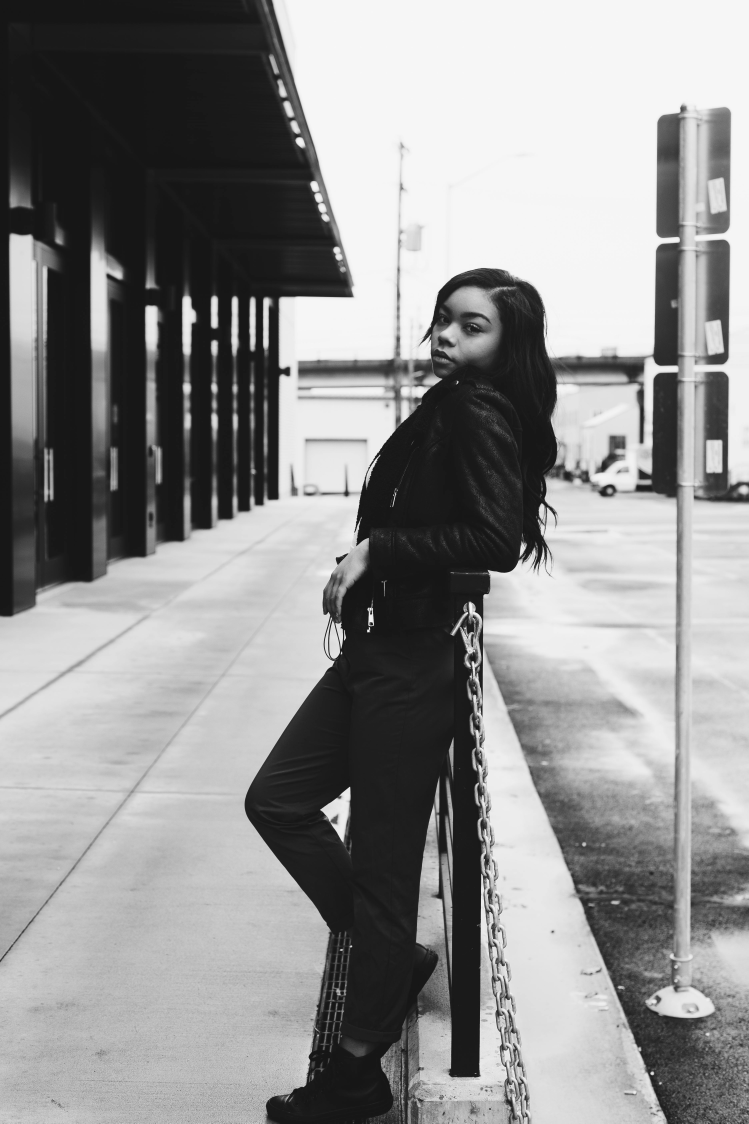
#> input picture New folder/11.jpg, 3744 x 5616 px, found by its file name (shown at 1/5 size); the run also reads 1 picture not shown here
$ python 'BitwiseOpeartions on image.py'
#> lines starting #> are read from the running program, lines starting #| are printed output that depends on the picture
import cv2
import numpy as np
import os

print("AND operation")

img1=cv2.imread(r"C:\Users\ISHU\OneDrive\Desktop\OPEN CV\New folder\11.jpg")
#> img1 is the input picture: shape (5616, 3744, 3); min 0, max 255, mean 143.5
img2=cv2.imread(r"C:\Users\ISHU\OneDrive\Desktop\OPEN CV\New folder\12.jpg")
img1=cv2.resize(img1,(500,700))
#> img1: shape (700, 500, 3)
img2=cv2.resize(img2,(500,700))
new=cv2.bitwise_and(img1,img2)
h=np.hstack((img1,img2,new))
cv2.imshow("ishu",h)
cv2.waitKey(0)
cv2.destroyAllWindows()

print("OR operation:-")

img1=cv2.imread(r"C:\Users\ISHU\OneDrive\Desktop\OPEN CV\New folder\11.jpg")
img2=cv2.imread(r"C:\Users\ISHU\OneDrive\Desktop\OPEN CV\New folder\12.jpg")
img1=cv2.resize(img1,(500,700))
img2=cv2.resize(img2,(500,700))
new=cv2.bitwise_or(img1,img2)
h=np.hstack((img1,img2,new))
cv2.imshow("ishu",h)
cv2.waitKey(0)
cv2.destroyAllWindows()


print("XOR operation:-")
img1=cv2.imread(r"C:\Users\ISHU\OneDrive\Desktop\OPEN CV\New folder\11.jpg")
img2=cv2.imread(r"C:\Users\ISHU\OneDrive\Desktop\OPEN CV\New folder\12.jpg")
img1=cv2.resize(img1,(500,700))
img2=cv2.resize(img2,(500,700))
new=cv2.bitwise_xor(img1,img2)
h=np.hstack((img1,img2,new))
cv2.imshow("ishu",h)
cv2.waitKey(0)
cv2.destroyAllWindows()


print("NOT operation:-")

# Not operation is work only in one image not two images

img1=cv2.imread(r"C:\Users\ISHU\OneDrive\Desktop\OPEN CV\New folder\11.jpg")
img2=cv2.imread(r"C:\Users\ISHU\OneDrive\Desktop\OPEN CV\New folder\12.jpg")
img1=cv2.resize(img1,(300,400))
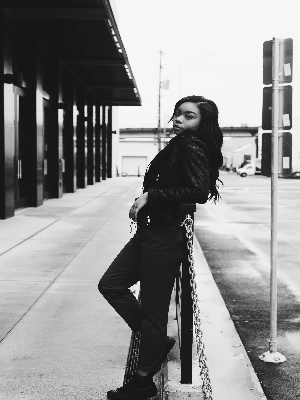
#> img1: shape (400, 300, 3); min 18, max 247, mean 143.4
img2=cv2.resize(img2,(300,400))
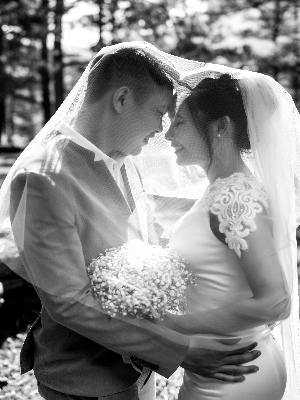
#> img2: shape (400, 300, 3); mean of channels 0, 1, 2 137, 137, 137; drawn as B, G, R
new=cv2.bitwise_not(img1)
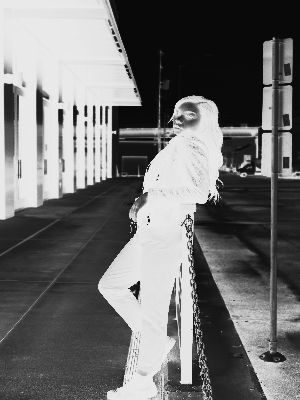
#> new: shape (400, 300, 3); min 8, max 237, mean 111.6
new1=cv2.bitwise_not(img2)
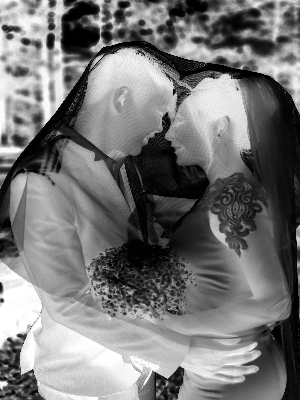
#> new1: shape (400, 300, 3); mean of channels 0, 1, 2 118, 118, 118; drawn as B, G, R
h=np.hstack((img1,new))
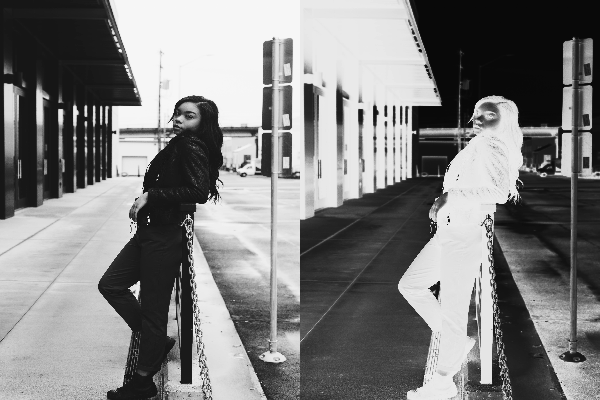
#> h: shape (400, 600, 3); min 8, max 247, mean 127.5
h1=np.hstack((img2,new1))
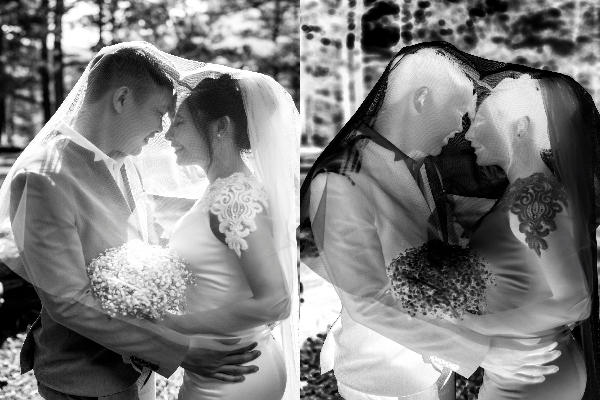
#> h1: shape (400, 600, 3); mean of channels 0, 1, 2 127.5, 127.5, 127.5; drawn as B, G, R

v=np.vstack((h,h1))
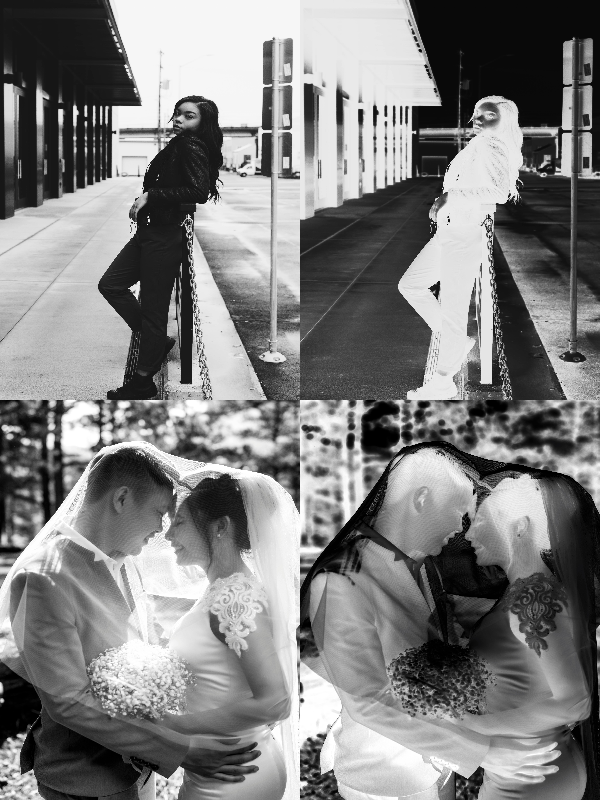
#> v: shape (800, 600, 3); mean B, G, R 127.5, 127.5, 127.5
cv2.imshow("ishu",v)


cv2.waitKey(0)
cv2.destroyAllWindows()
